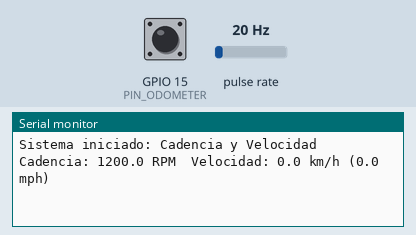
Bench run of a sketch on a simulated ESP32. Parts: the last lines printed to the serial monitor. Wiring (inferred from the names in the program): pulse sensor: data GPIO 14. The test bench sets the inputs (shaded band); at power-on: pulse rate 20 Hz, GPIO 15 (PIN_ODOMETER) HIGH.

Above: at 1.2 s.
1.3 s: pulse rate (sensor on GPIO 14) set to 4 Hz
At 2.6 s:
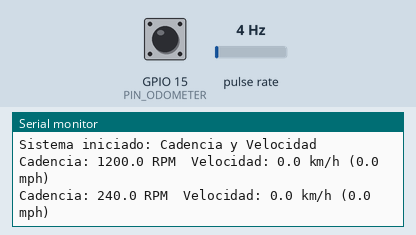
2.8 s: pulse rate (sensor on GPIO 14) set to 50 Hz
At 3.8 s:
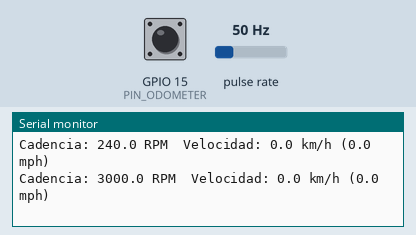
Timing chart, 0 to 5.8 s (numbered marks = the images above; inputs shaded):
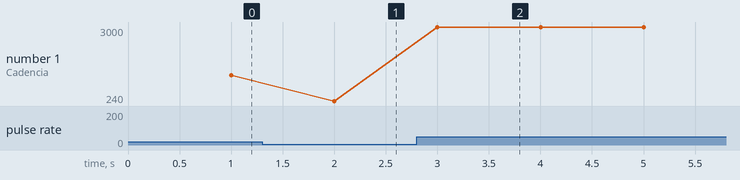

Measured:
- after the input at 1.3 s, the serial monitor: prints a new line after 0.70 s (image 1)
- after the input at 2.8 s, the serial monitor: prints a new line after 0.20 s (image 2)
- plotted number 1: 1200 → 240 after the input at 1.3 s, 240 → 3000 after the input at 2.8 s

The sketch:

Odometro.ino
```cpp
#include <Arduino.h>
#include "CadenceManager.h"
#include "OdometerManager.h"

#define PIN_CADENCE 14
#define PIN_ODOMETER 15
#define UPDATE_INTERVAL_MS 1000  // Actualización cada 1 segundo

CadenceManager cadence;
OdometerManager odometer(2.16); // Circunferencia en metros (ajústala a tu rueda)

unsigned long lastUpdate = 0;

void IRAM_ATTR onCadencePulse() {
    cadence.onPulse();
}

void IRAM_ATTR onOdometerPulse() {
    odometer.onPulse();
}

void setup() {
    Serial.begin(115200);

    pinMode(PIN_CADENCE, INPUT_PULLUP);
    pinMode(PIN_ODOMETER, INPUT_PULLUP);

    attachInterrupt(digitalPinToInterrupt(PIN_CADENCE), onCadencePulse, FALLING);
    attachInterrupt(digitalPinToInterrupt(PIN_ODOMETER), onOdometerPulse, FALLING);

    Serial.println("Sistema iniciado: Cadencia y Velocidad");
}

void loop() {
    unsigned long now = millis();

    if (now - lastUpdate >= UPDATE_INTERVAL_MS) {
        lastUpdate = now;

        float rpm = cadence.getCadence();
        float speedKmh = odometer.getSpeedKmh();
        float speedMph = odometer.getSpeedMph();

        Serial.print("Cadencia: ");
        Serial.print(rpm, 1);
        Serial.print(" RPM\t");

        Serial.print("Velocidad: ");
        Serial.print(speedKmh, 1);
        Serial.print(" km/h (");
        Serial.print(speedMph, 1);
        Serial.println(" mph)");
    }
}
```

CadenceManager.h
```cpp
#ifndef CADENCE_MANAGER_H
#define CADENCE_MANAGER_H

#include <Arduino.h>

class CadenceManager {

private:

    static constexpr unsigned long INACTIVITY_MICROS = 4'000'000; // 3 segundos
    unsigned long timeInterval;
    unsigned long lastPulseTime;
    float rpm;

    bool isInactive(unsigned long now) const {
        return (now - lastPulseTime) > INACTIVITY_MICROS;
    }

    bool isSlowingDown(unsigned long now) const {
        return (now - lastPulseTime) > timeInterval;
    }

    float toRPM(float intervalMicros) const {
        if (intervalMicros <= 0.0f) return 0.0f;
        float intervalSeconds = intervalMicros / 1e6;
        return 60.0f / intervalSeconds;
    }

public:

    CadenceManager()
        : timeInterval(0), lastPulseTime(0), rpm(0.0f)
    {}

    void onPulse() {
        unsigned long now = micros();

        if (lastPulseTime == 0) {
            // Primer pulso recibido
            lastPulseTime = now;

        } else if (isInactive(now)) {
            // El tiempo entre pulsos fue demasiado largo
            rpm = 0.0f;
            timeInterval = 0;
            lastPulseTime = now;

        } else {
            // Pulso válido, actualizar cadencia
            timeInterval = now - lastPulseTime;
            rpm = toRPM(timeInterval);
            lastPulseTime = now;
        }
    }

    float getCadence() {
        unsigned long now = micros();

        if (rpm == 0.0f) {
            return 0.0f;

        } else if (isSlowingDown(now)) {
            if( isInactive(now)) {
                return 0.0f;
            } else {
                return toRPM(now - lastPulseTime);
            }

        } else {
            return rpm;
        }
    }

};

#endif // CADENCE_MANAGER_H
```

OdometerManager.h
```cpp
#ifndef ODOMETER_MANAGER_H
#define ODOMETER_MANAGER_H

#include "CadenceManager.h"

class OdometerManager : public CadenceManager {
public:
    OdometerManager(float wheelCircumferenceMeters)
        : circumference(wheelCircumferenceMeters) {}

    float getSpeedKmh() {
        float rpm = getCadence();
        float speed_mps = (rpm * circumference) / 60.0; // m/s
        return speed_mps * 3.6; // km/h
    }

    float getSpeedMph() {
        float speedKmh = getSpeedKmh();
        return speedKmh * 0.621371; // km/h a mph
    }

private:
    float circumference; // en metros
};

#endif // ODOMETER_MANAGER_H
```
